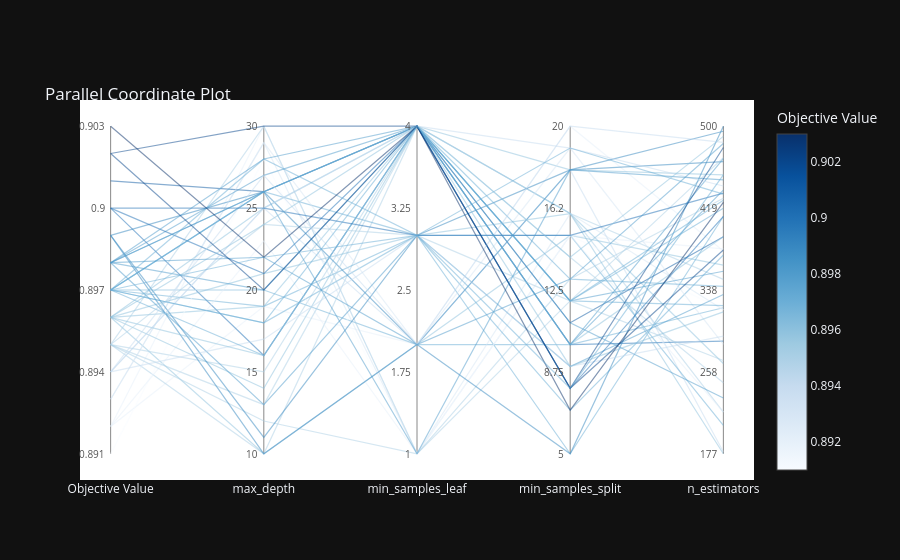

This figure's notebook cell:
### Code cell
optuna.visualization.plot_parallel_coordinate(study)

### Figure 1 — Plotly figure (JSON) as saved in the notebook; plotly's stock layout.template omitted (floating-point values rounded to 4 significant figures)
{"data": [{"customdata": [["Objective Value", "0.892"], ["max_depth", "19"], ["min_samples_leaf", "2"], ["min_samples_split", "20"], ["n_estimators", "377"]], "hovertemplate": "%{customdata[0]}: %{customdata[1]}<extra></extra>", "line": {"color": "rgb(230.33333333333348, 240.33333333333343, 249.6666666666667)", "dash": "solid", "width": 1.2}, "mode": "lines", "opacity": 0.5, "showlegend": false, "x": [0, 1, 2, 3, 4], "y": [0.08333, 0.45, 0.3333, 1.0, 0.6192], "type": "scatter"}, {"customdata": [["Objective Value", "0.895"], ["max_depth", "10"], ["min_samples_leaf", "4"], ["min_samples_split", "16"], ["n_estimators", "218"]], "hovertemplate": "%{customdata[0]}: %{customdata[1]}<extra></extra>", "line": {"color": "rgb(171.3333333333373, 207.66666666666833, 229.66666666666805)", "dash": "solid", "width": 1.2}, "mode": "lines", "opacity": 0.5, "showlegend": false, "x": [0, 1, 2, 3, 4], "y": [0.3333, 0.0, 1.0, 0.7333, 0.1269], "type": "scatter"}, {"customdata": [["Objective Value", "0.896"], ["max_depth", "10"], ["min_samples_leaf", "2"], ["min_samples_split", "15"], ["n_estimators", "363"]], "hovertemplate": "%{customdata[0]}: %{customdata[1]}<extra></extra>", "line": {"color": "rgb(140.99999999999778, 192.66666666666546, 221.33333333333286)", "dash": "solid", "width": 1.2}, "mode": "lines", "opacity": 0.5, "showlegend": false, "x": [0, 1, 2, 3, 4], "y": [0.4167, 0.0, 0.3333, 0.6667, 0.5759], "type": "scatter"}, {"customdata": [["Objective Value", "0.892"], ["max_depth", "30"], ["min_samples_leaf", "1"], ["min_samples_split", "15"], ["n_estimators", "379"]], "hovertemplate": "%{customdata[0]}: %{customdata[1]}<extra></extra>", "line": {"color": "rgb(230.33333333333348, 240.33333333333343, 249.6666666666667)", "dash": "solid", "width": 1.2}, "mode": "lines", "opacity": 0.5, "showlegend": false, "x": [0, 1, 2, 3, 4], "y": [0.08333, 1.0, 0.0, 0.6667, 0.6254], "type": "scatter"}, {"customdata": [["Objective Value", "0.9"], ["max_depth", "16"], ["min_samples_leaf", "4"], ["min_samples_split", "10"], ["n_estimators", "288"]], "hovertemplate": "%{customdata[0]}: %{customdata[1]}<extra></extra>", "line": {"color": "rgb(32.99999999999953, 112.9999999999994, 180.99999999999955)", "dash": "solid", "width": 1.2}, "mode": "lines", "opacity": 0.5, "showlegend": false, "x": [0, 1, 2, 3, 4], "y": [0.75, 0.3, 1.0, 0.3333, 0.3437], "type": "scatter"}, {"customdata": [["Objective Value", "0.896"], ["max_depth", "19"], ["min_samples_leaf", "4"], ["min_samples_split", "16"], ["n_estimators", "266"]], "hovertemplate": "%{customdata[0]}: %{customdata[1]}<extra></extra>", "line": {"color": "rgb(140.99999999999778, 192.66666666666546, 221.33333333333286)", "dash": "solid", "width": 1.2}, "mode": "lines", "opacity": 0.5, "showlegend": false, "x": [0, 1, 2, 3, 4], "y": [0.4167, 0.45, 1.0, 0.7333, 0.2755], "type": "scatter"}, {"customdata": [["Objective Value", "0.897"], ["max_depth", "19"], ["min_samples_leaf", "3"], ["min_samples_split", "5"], ["n_estimators", "411"]], "hovertemplate": "%{customdata[0]}: %{customdata[1]}<extra></extra>", "line": {"color": "rgb(107.00000000000188, 174.00000000000102, 214.0000000000004)", "dash": "solid", "width": 1.2}, "mode": "lines", "opacity": 0.5, "showlegend": false, "x": [0, 1, 2, 3, 4], "y": [0.5, 0.45, 0.6667, 0.0, 0.7245], "type": "scatter"}, {"customdata": [["Objective Value", "0.897"], ["max_depth", "20"], ["min_samples_leaf", "2"], ["min_samples_split", "10"], ["n_estimators", "321"]], "hovertemplate": "%{customdata[0]}: %{customdata[1]}<extra></extra>", "line": {"color": "rgb(107.00000000000188, 174.00000000000102, 214.0000000000004)", "dash": "solid", "width": 1.2}, "mode": "lines", "opacity": 0.5, "showlegend": false, "x": [0, 1, 2, 3, 4], "y": [0.5, 0.5, 0.3333, 0.3333, 0.4458], "type": "scatter"}, {"customdata": [["Objective Value", "0.891"], ["max_depth", "28"], ["min_samples_leaf", "1"], ["min_samples_split", "15"], ["n_estimators", "319"]], "hovertemplate": "%{customdata[0]}: %{customdata[1]}<extra></extra>", "line": {"color": "rgb(247.0, 251.0, 255.0)", "dash": "solid", "width": 1.2}, "mode": "lines", "opacity": 0.5, "showlegend": false, "x": [0, 1, 2, 3, 4], "y": [0.0, 0.9, 0.0, 0.6667, 0.4396], "type": "scatter"}, {"customdata": [["Objective Value", "0.893"], ["max_depth", "29"], ["min_samples_leaf", "1"], ["min_samples_split", "16"], ["n_estimators", "319"]], "hovertemplate": "%{customdata[0]}: %{customdata[1]}<extra></extra>", "line": {"color": "rgb(214.00000000000028, 229.66666666666686, 244.33333333333343)", "dash": "solid", "width": 1.2}, "mode": "lines", "opacity": 0.5, "showlegend": false, "x": [0, 1, 2, 3, 4], "y": [0.1667, 0.95, 0.0, 0.7333, 0.4396], "type": "scatter"}, {"customdata": [["Objective Value", "0.901"], ["max_depth", "26"], ["min_samples_leaf", "4"], ["min_samples_split", "11"], ["n_estimators", "391"]], "hovertemplate": "%{customdata[0]}: %{customdata[1]}<extra></extra>", "line": {"color": "rgb(16.333333333333016, 91.66666666666626, 164.33333333333303)", "dash": "solid", "width": 1.2}, "mode": "lines", "opacity": 0.5, "showlegend": false, "x": [0, 1, 2, 3, 4], "y": [0.8333, 0.8, 1.0, 0.4, 0.6625], "type": "scatter"}, {"customdata": [["Objective Value", "0.894"], ["max_depth", "25"], ["min_samples_leaf", "2"], ["min_samples_split", "18"], ["n_estimators", "179"]], "hovertemplate": "%{customdata[0]}: %{customdata[1]}<extra></extra>", "line": {"color": "rgb(198.00000000000222, 219.00000000000148, 239.00000000000074)", "dash": "solid", "width": 1.2}, "mode": "lines", "opacity": 0.5, "showlegend": false, "x": [0, 1, 2, 3, 4], "y": [0.25, 0.75, 0.3333, 0.8667, 0.006192], "type": "scatter"}, {"customdata": [["Objective Value", "0.895"], ["max_depth", "15"], ["min_samples_leaf", "4"], ["min_samples_split", "16"], ["n_estimators", "349"]], "hovertemplate": "%{customdata[0]}: %{customdata[1]}<extra></extra>", "line": {"color": "rgb(171.3333333333373, 207.66666666666833, 229.66666666666805)", "dash": "solid", "width": 1.2}, "mode": "lines", "opacity": 0.5, "showlegend": false, "x": [0, 1, 2, 3, 4], "y": [0.3333, 0.25, 1.0, 0.7333, 0.5325], "type": "scatter"}, {"customdata": [["Objective Value", "0.899"], ["max_depth", "26"], ["min_samples_leaf", "2"], ["min_samples_split", "18"], ["n_estimators", "465"]], "hovertemplate": "%{customdata[0]}: %{customdata[1]}<extra></extra>", "line": {"color": "rgb(55.00000000000162, 135.00000000000162, 192.33333333333417)", "dash": "solid", "width": 1.2}, "mode": "lines", "opacity": 0.5, "showlegend": false, "x": [0, 1, 2, 3, 4], "y": [0.6667, 0.8, 0.3333, 0.8667, 0.8916], "type": "scatter"}, {"customdata": [["Objective Value", "0.897"], ["max_depth", "18"], ["min_samples_leaf", "3"], ["min_samples_split", "15"], ["n_estimators", "205"]], "hovertemplate": "%{customdata[0]}: %{customdata[1]}<extra></extra>", "line": {"color": "rgb(107.00000000000188, 174.00000000000102, 214.0000000000004)", "dash": "solid", "width": 1.2}, "mode": "lines", "opacity": 0.5, "showlegend": false, "x": [0, 1, 2, 3, 4], "y": [0.5, 0.4, 0.6667, 0.6667, 0.08669], "type": "scatter"}, {"customdata": [["Objective Value", "0.892"], ["max_depth", "23"], ["min_samples_leaf", "1"], ["min_samples_split", "15"], ["n_estimators", "218"]], "hovertemplate": "%{customdata[0]}: %{customdata[1]}<extra></extra>", "line": {"color": "rgb(230.33333333333348, 240.33333333333343, 249.6666666666667)", "dash": "solid", "width": 1.2}, "mode": "lines", "opacity": 0.5, "showlegend": false, "x": [0, 1, 2, 3, 4], "y": [0.08333, 0.65, 0.0, 0.6667, 0.1269], "type": "scatter"}, {"customdata": [["Objective Value", "0.896"], ["max_depth", "14"], ["min_samples_leaf", "4"], ["min_samples_split", "18"], ["n_estimators", "452"]], "hovertemplate": "%{customdata[0]}: %{customdata[1]}<extra></extra>", "line": {"color": "rgb(140.99999999999778, 192.66666666666546, 221.33333333333286)", "dash": "solid", "width": 1.2}, "mode": "lines", "opacity": 0.5, "showlegend": false, "x": [0, 1, 2, 3, 4], "y": [0.4167, 0.2, 1.0, 0.8667, 0.8514], "type": "scatter"}, {"customdata": [["Objective Value", "0.897"], ["max_depth", "26"], ["min_samples_leaf", "3"], ["min_samples_split", "7"], ["n_estimators", "373"]], "hovertemplate": "%{customdata[0]}: %{customdata[1]}<extra></extra>", "line": {"color": "rgb(107.00000000000188, 174.00000000000102, 214.0000000000004)", "dash": "solid", "width": 1.2}, "mode": "lines", "opacity": 0.5, "showlegend": false, "x": [0, 1, 2, 3, 4], "y": [0.5, 0.8, 0.6667, 0.1333, 0.6068], "type": "scatter"}, {"customdata": [["Objective Value", "0.895"], ["max_depth", "13"], ["min_samples_leaf", "4"], ["min_samples_split", "14"], ["n_estimators", "247"]], "hovertemplate": "%{customdata[0]}: %{customdata[1]}<extra></extra>", "line": {"color": "rgb(171.3333333333373, 207.66666666666833, 229.66666666666805)", "dash": "solid", "width": 1.2}, "mode": "lines", "opacity": 0.5, "showlegend": false, "x": [0, 1, 2, 3, 4], "y": [0.3333, 0.15, 1.0, 0.6, 0.2167], "type": "scatter"}, {"customdata": [["Objective Value", "0.895"], ["max_depth", "12"], ["min_samples_leaf", "1"], ["min_samples_split", "13"], ["n_estimators", "429"]], "hovertemplate": "%{customdata[0]}: %{customdata[1]}<extra></extra>", "line": {"color": "rgb(171.3333333333373, 207.66666666666833, 229.66666666666805)", "dash": "solid", "width": 1.2}, "mode": "lines", "opacity": 0.5, "showlegend": false, "x": [0, 1, 2, 3, 4], "y": [0.3333, 0.1, 0.0, 0.5333, 0.7802], "type": "scatter"}, {"customdata": [["Objective Value", "0.895"], ["max_depth", "30"], ["min_samples_leaf", "1"], ["min_samples_split", "12"], ["n_estimators", "469"]], "hovertemplate": "%{customdata[0]}: %{customdata[1]}<extra></extra>", "line": {"color": "rgb(171.3333333333373, 207.66666666666833, 229.66666666666805)", "dash": "solid", "width": 1.2}, "mode": "lines", "opacity": 0.5, "showlegend": false, "x": [0, 1, 2, 3, 4], "y": [0.3333, 1.0, 0.0, 0.4667, 0.904], "type": "scatter"}, {"customdata": [["Objective Value", "0.893"], ["max_depth", "29"], ["min_samples_leaf", "2"], ["min_samples_split", "19"], ["n_estimators", "285"]], "hovertemplate": "%{customdata[0]}: %{customdata[1]}<extra></extra>", "line": {"color": "rgb(214.00000000000028, 229.66666666666686, 244.33333333333343)", "dash": "solid", "width": 1.2}, "mode": "lines", "opacity": 0.5, "showlegend": false, "x": [0, 1, 2, 3, 4], "y": [0.1667, 0.95, 0.3333, 0.9333, 0.3344], "type": "scatter"}, {"customdata": [["Objective Value", "0.899"], ["max_depth", "11"], ["min_samples_leaf", "3"], ["min_samples_split", "18"], ["n_estimators", "495"]], "hovertemplate": "%{customdata[0]}: %{customdata[1]}<extra></extra>", "line": {"color": "rgb(55.00000000000162, 135.00000000000162, 192.33333333333417)", "dash": "solid", "width": 1.2}, "mode": "lines", "opacity": 0.5, "showlegend": false, "x": [0, 1, 2, 3, 4], "y": [0.6667, 0.05, 0.6667, 0.8667, 0.9845], "type": "scatter"}, {"customdata": [["Objective Value", "0.899"], ["max_depth", "10"], ["min_samples_leaf", "2"], ["min_samples_split", "5"], ["n_estimators", "500"]], "hovertemplate": "%{customdata[0]}: %{customdata[1]}<extra></extra>", "line": {"color": "rgb(55.00000000000162, 135.00000000000162, 192.33333333333417)", "dash": "solid", "width": 1.2}, "mode": "lines", "opacity": 0.5, "showlegend": false, "x": [0, 1, 2, 3, 4], "y": [0.6667, 0.0, 0.3333, 0.0, 1.0], "type": "scatter"}, {"customdata": [["Objective Value", "0.896"], ["max_depth", "21"], ["min_samples_leaf", "3"], ["min_samples_split", "16"], ["n_estimators", "177"]], "hovertemplate": "%{customdata[0]}: %{customdata[1]}<extra></extra>", "line": {"color": "rgb(140.99999999999778, 192.66666666666546, 221.33333333333286)", "dash": "solid", "width": 1.2}, "mode": "lines", "opacity": 0.5, "showlegend": false, "x": [0, 1, 2, 3, 4], "y": [0.4167, 0.55, 0.6667, 0.7333, 0.0], "type": "scatter"}, {"customdata": [["Objective Value", "0.898"], ["max_depth", "27"], ["min_samples_leaf", "4"], ["min_samples_split", "11"], ["n_estimators", "232"]], "hovertemplate": "%{customdata[0]}: %{customdata[1]}<extra></extra>", "line": {"color": "rgb(79.66666666666845, 155.33333333333454, 203.33333333333402)", "dash": "solid", "width": 1.2}, "mode": "lines", "opacity": 0.5, "showlegend": false, "x": [0, 1, 2, 3, 4], "y": [0.5833, 0.85, 1.0, 0.4, 0.1703], "type": "scatter"}, {"customdata": [["Objective Value", "0.898"], ["max_depth", "13"], ["min_samples_leaf", "3"], ["min_samples_split", "9"], ["n_estimators", "334"]], "hovertemplate": "%{customdata[0]}: %{customdata[1]}<extra></extra>", "line": {"color": "rgb(79.66666666666845, 155.33333333333454, 203.33333333333402)", "dash": "solid", "width": 1.2}, "mode": "lines", "opacity": 0.5, "showlegend": false, "x": [0, 1, 2, 3, 4], "y": [0.5833, 0.15, 0.6667, 0.2667, 0.4861], "type": "scatter"}, {"customdata": [["Objective Value", "0.894"], ["max_depth", "17"], ["min_samples_leaf", "3"], ["min_samples_split", "9"], ["n_estimators", "293"]], "hovertemplate": "%{customdata[0]}: %{customdata[1]}<extra></extra>", "line": {"color": "rgb(198.00000000000222, 219.00000000000148, 239.00000000000074)", "dash": "solid", "width": 1.2}, "mode": "lines", "opacity": 0.5, "showlegend": false, "x": [0, 1, 2, 3, 4], "y": [0.25, 0.35, 0.6667, 0.2667, 0.3591], "type": "scatter"}, {"customdata": [["Objective Value", "0.897"], ["max_depth", "26"], ["min_samples_leaf", "4"], ["min_samples_split", "12"], ["n_estimators", "323"]], "hovertemplate": "%{customdata[0]}: %{customdata[1]}<extra></extra>", "line": {"color": "rgb(107.00000000000188, 174.00000000000102, 214.0000000000004)", "dash": "solid", "width": 1.2}, "mode": "lines", "opacity": 0.5, "showlegend": false, "x": [0, 1, 2, 3, 4], "y": [0.5, 0.8, 1.0, 0.4667, 0.452], "type": "scatter"}, {"customdata": [["Objective Value", "0.9"], ["max_depth", "21"], ["min_samples_leaf", "4"], ["min_samples_split", "8"], ["n_estimators", "411"]], "hovertemplate": "%{customdata[0]}: %{customdata[1]}<extra></extra>", "line": {"color": "rgb(33.00000000000182, 113.00000000000182, 181.00000000000094)", "dash": "solid", "width": 1.2}, "mode": "lines", "opacity": 0.5, "showlegend": false, "x": [0, 1, 2, 3, 4], "y": [0.75, 0.55, 1.0, 0.2, 0.7245], "type": "scatter"}, {"customdata": [["Objective Value", "0.898"], ["max_depth", "20"], ["min_samples_leaf", "4"], ["min_samples_split", "12"], ["n_estimators", "357"]], "hovertemplate": "%{customdata[0]}: %{customdata[1]}<extra></extra>", "line": {"color": "rgb(79.66666666666845, 155.33333333333454, 203.33333333333402)", "dash": "solid", "width": 1.2}, "mode": "lines", "opacity": 0.5, "showlegend": false, "x": [0, 1, 2, 3, 4], "y": [0.5833, 0.5, 1.0, 0.4667, 0.5573], "type": "scatter"}, {"customdata": [["Objective Value", "0.898"], ["max_depth", "26"], ["min_samples_leaf", "4"], ["min_samples_split", "10"], ["n_estimators", "468"]], "hovertemplate": "%{customdata[0]}: %{customdata[1]}<extra></extra>", "line": {"color": "rgb(79.66666666666845, 155.33333333333454, 203.33333333333402)", "dash": "solid", "width": 1.2}, "mode": "lines", "opacity": 0.5, "showlegend": false, "x": [0, 1, 2, 3, 4], "y": [0.5833, 0.8, 1.0, 0.3333, 0.9009], "type": "scatter"}, {"customdata": [["Objective Value", "0.896"], ["max_depth", "25"], ["min_samples_leaf", "4"], ["min_samples_split", "9"], ["n_estimators", "317"]], "hovertemplate": "%{customdata[0]}: %{customdata[1]}<extra></extra>", "line": {"color": "rgb(140.99999999999778, 192.66666666666546, 221.33333333333286)", "dash": "solid", "width": 1.2}, "mode": "lines", "opacity": 0.5, "showlegend": false, "x": [0, 1, 2, 3, 4], "y": [0.4167, 0.75, 1.0, 0.2667, 0.4334], "type": "scatter"}, {"customdata": [["Objective Value", "0.897"], ["max_depth", "16"], ["min_samples_leaf", "4"], ["min_samples_split", "13"], ["n_estimators", "342"]], "hovertemplate": "%{customdata[0]}: %{customdata[1]}<extra></extra>", "line": {"color": "rgb(107.00000000000188, 174.00000000000102, 214.0000000000004)", "dash": "solid", "width": 1.2}, "mode": "lines", "opacity": 0.5, "showlegend": false, "x": [0, 1, 2, 3, 4], "y": [0.5, 0.3, 1.0, 0.5333, 0.5108], "type": "scatter"}, {"customdata": [["Objective Value", "0.896"], ["max_depth", "16"], ["min_samples_leaf", "4"], ["min_samples_split", "10"], ["n_estimators", "391"]], "hovertemplate": "%{customdata[0]}: %{customdata[1]}<extra></extra>", "line": {"color": "rgb(140.99999999999778, 192.66666666666546, 221.33333333333286)", "dash": "solid", "width": 1.2}, "mode": "lines", "opacity": 0.5, "showlegend": false, "x": [0, 1, 2, 3, 4], "y": [0.4167, 0.3, 1.0, 0.3333, 0.6625], "type": "scatter"}, {"customdata": [["Objective Value", "0.895"], ["max_depth", "24"], ["min_samples_leaf", "3"], ["min_samples_split", "12"], ["n_estimators", "269"]], "hovertemplate": "%{customdata[0]}: %{customdata[1]}<extra></extra>", "line": {"color": "rgb(171.3333333333373, 207.66666666666833, 229.66666666666805)", "dash": "solid", "width": 1.2}, "mode": "lines", "opacity": 0.5, "showlegend": false, "x": [0, 1, 2, 3, 4], "y": [0.3333, 0.7, 0.6667, 0.4667, 0.2848], "type": "scatter"}, {"customdata": [["Objective Value", "0.897"], ["max_depth", "26"], ["min_samples_leaf", "4"], ["min_samples_split", "12"], ["n_estimators", "419"]], "hovertemplate": "%{customdata[0]}: %{customdata[1]}<extra></extra>", "line": {"color": "rgb(107.00000000000188, 174.00000000000102, 214.0000000000004)", "dash": "solid", "width": 1.2}, "mode": "lines", "opacity": 0.5, "showlegend": false, "x": [0, 1, 2, 3, 4], "y": [0.5, 0.8, 1.0, 0.4667, 0.7492], "type": "scatter"}, {"customdata": [["Objective Value", "0.902"], ["max_depth", "30"], ["min_samples_leaf", "4"], ["min_samples_split", "8"], ["n_estimators", "378"]], "hovertemplate": "%{customdata[0]}: %{customdata[1]}<extra></extra>", "line": {"color": "rgb(8.0, 69.9999999999998, 139.66666666666637)", "dash": "solid", "width": 1.2}, "mode": "lines", "opacity": 0.5, "showlegend": false, "x": [0, 1, 2, 3, 4], "y": [0.9167, 1.0, 1.0, 0.2, 0.6223], "type": "scatter"}, {"customdata": [["Objective Value", "0.894"], ["max_depth", "25"], ["min_samples_leaf", "4"], ["min_samples_split", "19"], ["n_estimators", "441"]], "hovertemplate": "%{customdata[0]}: %{customdata[1]}<extra></extra>", "line": {"color": "rgb(197.99999999999778, 218.99999999999906, 238.99999999999923)", "dash": "solid", "width": 1.2}, "mode": "lines", "opacity": 0.5, "showlegend": false, "x": [0, 1, 2, 3, 4], "y": [0.25, 0.75, 1.0, 0.9333, 0.8173], "type": "scatter"}, {"customdata": [["Objective Value", "0.894"], ["max_depth", "27"], ["min_samples_leaf", "2"], ["min_samples_split", "20"], ["n_estimators", "484"]], "hovertemplate": "%{customdata[0]}: %{customdata[1]}<extra></extra>", "line": {"color": "rgb(198.00000000000222, 219.00000000000148, 239.00000000000074)", "dash": "solid", "width": 1.2}, "mode": "lines", "opacity": 0.5, "showlegend": false, "x": [0, 1, 2, 3, 4], "y": [0.25, 0.85, 0.3333, 1.0, 0.9505], "type": "scatter"}, {"customdata": [["Objective Value", "0.9"], ["max_depth", "25"], ["min_samples_leaf", "3"], ["min_samples_split", "15"], ["n_estimators", "434"]], "hovertemplate": "%{customdata[0]}: %{customdata[1]}<extra></extra>", "line": {"color": "rgb(33.00000000000182, 113.00000000000182, 181.00000000000094)", "dash": "solid", "width": 1.2}, "mode": "lines", "opacity": 0.5, "showlegend": false, "x": [0, 1, 2, 3, 4], "y": [0.75, 0.75, 0.6667, 0.6667, 0.7957], "type": "scatter"}, {"customdata": [["Objective Value", "0.898"], ["max_depth", "26"], ["min_samples_leaf", "1"], ["min_samples_split", "18"], ["n_estimators", "447"]], "hovertemplate": "%{customdata[0]}: %{customdata[1]}<extra></extra>", "line": {"color": "rgb(79.66666666666845, 155.33333333333454, 203.33333333333402)", "dash": "solid", "width": 1.2}, "mode": "lines", "opacity": 0.5, "showlegend": false, "x": [0, 1, 2, 3, 4], "y": [0.5833, 0.8, 0.0, 0.8667, 0.8359], "type": "scatter"}, {"customdata": [["Objective Value", "0.897"], ["max_depth", "28"], ["min_samples_leaf", "3"], ["min_samples_split", "19"], ["n_estimators", "433"]], "hovertemplate": "%{customdata[0]}: %{customdata[1]}<extra></extra>", "line": {"color": "rgb(107.00000000000566, 174.0000000000031, 214.00000000000122)", "dash": "solid", "width": 1.2}, "mode": "lines", "opacity": 0.5, "showlegend": false, "x": [0, 1, 2, 3, 4], "y": [0.5, 0.9, 0.6667, 0.9333, 0.7926], "type": "scatter"}, {"customdata": [["Objective Value", "0.896"], ["max_depth", "24"], ["min_samples_leaf", "4"], ["min_samples_split", "14"], ["n_estimators", "490"]], "hovertemplate": "%{customdata[0]}: %{customdata[1]}<extra></extra>", "line": {"color": "rgb(140.99999999999778, 192.66666666666546, 221.33333333333286)", "dash": "solid", "width": 1.2}, "mode": "lines", "opacity": 0.5, "showlegend": false, "x": [0, 1, 2, 3, 4], "y": [0.4167, 0.7, 1.0, 0.6, 0.969], "type": "scatter"}, {"customdata": [["Objective Value", "0.898"], ["max_depth", "22"], ["min_samples_leaf", "2"], ["min_samples_split", "13"], ["n_estimators", "483"]], "hovertemplate": "%{customdata[0]}: %{customdata[1]}<extra></extra>", "line": {"color": "rgb(79.66666666666845, 155.33333333333454, 203.33333333333402)", "dash": "solid", "width": 1.2}, "mode": "lines", "opacity": 0.5, "showlegend": false, "x": [0, 1, 2, 3, 4], "y": [0.5833, 0.6, 0.3333, 0.5333, 0.9474], "type": "scatter"}, {"customdata": [["Objective Value", "0.898"], ["max_depth", "28"], ["min_samples_leaf", "4"], ["min_samples_split", "10"], ["n_estimators", "437"]], "hovertemplate": "%{customdata[0]}: %{customdata[1]}<extra></extra>", "line": {"color": "rgb(79.66666666666845, 155.33333333333454, 203.33333333333402)", "dash": "solid", "width": 1.2}, "mode": "lines", "opacity": 0.5, "showlegend": false, "x": [0, 1, 2, 3, 4], "y": [0.5833, 0.9, 1.0, 0.3333, 0.805], "type": "scatter"}, {"customdata": [["Objective Value", "0.903"], ["max_depth", "22"], ["min_samples_leaf", "4"], ["min_samples_split", "7"], ["n_estimators", "425"]], "hovertemplate": "%{customdata[0]}: %{customdata[1]}<extra></extra>", "line": {"color": "rgb(8.0, 48.0, 107.0)", "dash": "solid", "width": 1.2}, "mode": "lines", "opacity": 0.5, "showlegend": false, "x": [0, 1, 2, 3, 4], "y": [1.0, 0.6, 1.0, 0.1333, 0.7678], "type": "scatter"}, {"customdata": [["Objective Value", "0.902"], ["max_depth", "20"], ["min_samples_leaf", "4"], ["min_samples_split", "8"], ["n_estimators", "479"]], "hovertemplate": "%{customdata[0]}: %{customdata[1]}<extra></extra>", "line": {"color": "rgb(8.0, 70.00000000000468, 139.6666666666736)", "dash": "solid", "width": 1.2}, "mode": "lines", "opacity": 0.5, "showlegend": false, "x": [0, 1, 2, 3, 4], "y": [0.9167, 0.5, 1.0, 0.2, 0.935], "type": "scatter"}, {"customdata": [["Objective Value", "0.897"], ["max_depth", "22"], ["min_samples_leaf", "3"], ["min_samples_split", "8"], ["n_estimators", "452"]], "hovertemplate": "%{customdata[0]}: %{customdata[1]}<extra></extra>", "line": {"color": "rgb(107.00000000000188, 174.00000000000102, 214.0000000000004)", "dash": "solid", "width": 1.2}, "mode": "lines", "opacity": 0.5, "showlegend": false, "x": [0, 1, 2, 3, 4], "y": [0.5, 0.6, 0.6667, 0.2, 0.8514], "type": "scatter"}, {"customdata": [["Objective Value", "0.897"], ["max_depth", "18"], ["min_samples_leaf", "4"], ["min_samples_split", "12"], ["n_estimators", "427"]], "hovertemplate": "%{customdata[0]}: %{customdata[1]}<extra></extra>", "line": {"color": "rgb(107.00000000000566, 174.0000000000031, 214.00000000000122)", "dash": "solid", "width": 1.2}, "mode": "lines", "opacity": 0.5, "showlegend": false, "x": [0, 1, 2, 3, 4], "y": [0.5, 0.4, 1.0, 0.4667, 0.774], "type": "scatter"}, {"hoverinfo": "skip", "marker": {"cmax": 0.903, "cmin": 0.891, "color": [0.891, 0.903], "colorbar": {"title": {"text": "Objective Value"}}, "colorscale": [[0.0, "rgb(247,251,255)"], [0.125, "rgb(222,235,247)"], [0.25, "rgb(198,219,239)"], [0.375, "rgb(158,202,225)"], [0.5, "rgb(107,174,214)"], [0.625, "rgb(66,146,198)"], [0.75, "rgb(33,113,181)"], [0.875, "rgb(8,81,156)"], [1.0, "rgb(8,48,107)"]], "reversescale": false, "showscale": true}, "mode": "markers", "showlegend": false, "x": [null, null], "y": [null, null], "type": "scatter"}], "layout": {"annotations": [{"font": {"color": "#555", "size": 10}, "showarrow": false, "text": "0.891", "x": 0, "xanchor": "right", "xshift": -4, "y": 0.0}, {"font": {"color": "#555", "size": 10}, "showarrow": false, "text": "0.894", "x": 0, "xanchor": "right", "xshift": -4, "y": 0.25}, {"font": {"color": "#555", "size": 10}, "showarrow": false, "text": "0.897", "x": 0, "xanchor": "right", "xshift": -4, "y": 0.5}, {"font": {"color": "#555", "size": 10}, "showarrow": false, "text": "0.9", "x": 0, "xanchor": "right", "xshift": -4, "y": 0.75}, {"font": {"color": "#555", "size": 10}, "showarrow": false, "text": "0.903", "x": 0, "xanchor": "right", "xshift": -4, "y": 1.0}, {"font": {"color": "#555", "size": 10}, "showarrow": false, "text": "10", "x": 1, "xanchor": "right", "xshift": -4, "y": 0.0}, {"font": {"color": "#555", "size": 10}, "showarrow": false, "text": "15", "x": 1, "xanchor": "right", "xshift": -4, "y": 0.25}, {"font": {"color": "#555", "size": 10}, "showarrow": false, "text": "20", "x": 1, "xanchor": "right", "xshift": -4, "y": 0.5}, {"font": {"color": "#555", "size": 10}, "showarrow": false, "text": "25", "x": 1, "xanchor": "right", "xshift": -4, "y": 0.75}, {"font": {"color": "#555", "size": 10}, "showarrow": false, "text": "30", "x": 1, "xanchor": "right", "xshift": -4, "y": 1.0}, {"font": {"color": "#555", "size": 10}, "showarrow": false, "text": "1", "x": 2, "xanchor": "right", "xshift": -4, "y": 0.0}, {"font": {"color": "#555", "size": 10}, "showarrow": false, "text": "1.75", "x": 2, "xanchor": "right", "xshift": -4, "y": 0.25}, {"font": {"color": "#555", "size": 10}, "showarrow": false, "text": "2.5", "x": 2, "xanchor": "right", "xshift": -4, "y": 0.5}, {"font": {"color": "#555", "size": 10}, "showarrow": false, "text": "3.25", "x": 2, "xanchor": "right", "xshift": -4, "y": 0.75}, {"font": {"color": "#555", "size": 10}, "showarrow": false, "text": "4", "x": 2, "xanchor": "right", "xshift": -4, "y": 1.0}, {"font": {"color": "#555", "size": 10}, "showarrow": false, "text": "5", "x": 3, "xanchor": "right", "xshift": -4, "y": 0.0}, {"font": {"color": "#555", "size": 10}, "showarrow": false, "text": "8.75", "x": 3, "xanchor": "right", "xshift": -4, "y": 0.25}, {"font": {"color": "#555", "size": 10}, "showarrow": false, "text": "12.5", "x": 3, "xanchor": "right", "xshift": -4, "y": 0.5}, {"font": {"color": "#555", "size": 10}, "showarrow": false, "text": "16.2", "x": 3, "xanchor": "right", "xshift": -4, "y": 0.75}, {"font": {"color": "#555", "size": 10}, "showarrow": false, "text": "20", "x": 3, "xanchor": "right", "xshift": -4, "y": 1.0}, {"font": {"color": "#555", "size": 10}, "showarrow": false, "text": "177", "x": 4, "xanchor": "right", "xshift": -4, "y": 0.0}, {"font": {"color": "#555", "size": 10}, "showarrow": false, "text": "258", "x": 4, "xanchor": "right", "xshift": -4, "y": 0.25}, {"font": {"color": "#555", "size": 10}, "showarrow": false, "text": "338", "x": 4, "xanchor": "right", "xshift": -4, "y": 0.5}, {"font": {"color": "#555", "size": 10}, "showarrow": false, "text": "419", "x": 4, "xanchor": "right", "xshift": -4, "y": 0.75}, {"font": {"color": "#555", "size": 10}, "showarrow": false, "text": "500", "x": 4, "xanchor": "right", "xshift": -4, "y": 1.0}], "hovermode": "closest", "legend": {"orientation": "h", "x": 1, "xanchor": "right", "y": 1, "yanchor": "bottom"}, "plot_bgcolor": "white", "shapes": [{"layer": "below", "line": {"color": "#888", "width": 1}, "type": "line", "x0": 0, "x1": 0, "y0": 0, "y1": 1}, {"layer": "below", "line": {"color": "#888", "width": 1}, "type": "line", "x0": 1, "x1": 1, "y0": 0, "y1": 1}, {"layer": "below", "line": {"color": "#888", "width": 1}, "type": "line", "x0": 2, "x1": 2, "y0": 0, "y1": 1}, {"layer": "below", "line": {"color": "#888", "width": 1}, "type": "line", "x0": 3, "x1": 3, "y0": 0, "y1": 1}, {"layer": "below", "line": {"color": "#888", "width": 1}, "type": "line", "x0": 4, "x1": 4, "y0": 0, "y1": 1}], "title": {"text": "Parallel Coordinate Plot", "y": 1, "yanchor": "bottom", "yref": "paper"}, "xaxis": {"range": [-0.2, 4.2], "showgrid": false, "tickmode": "array", "ticktext": ["Objective Value", "max_depth", "min_samples_leaf", "min_samples_split", "n_estimators"], "tickvals": [0, 1, 2, 3, 4], "zeroline": false}, "yaxis": {"fixedrange": true, "range": [-0.08, 1.08], "visible": false}}}
